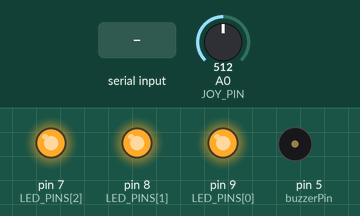
This sketch was run on a simulated Arduino Uno, built with avr-gcc and run on an emulated ATmega328P. Shown: output pins drawn as LEDs (lit = HIGH), buzzer (waves = sounding). The inputs (shaded band) are chosen by the test bench; at power-on: A0 (JOY_PIN) = 512.

Above: at 1.2 s.
1.3 s: "life\n" received over Serial
At 2.8 s:
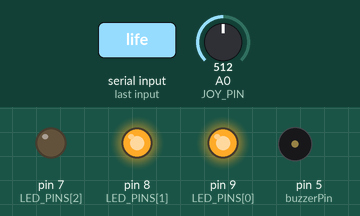
3.1 s: "life\n" received over Serial
At 4.4 s:
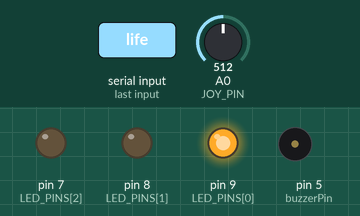
6.8 s: A0 (JOY_PIN) set to 497
8.3 s: "life\n" received over Serial
At 9.6 s:
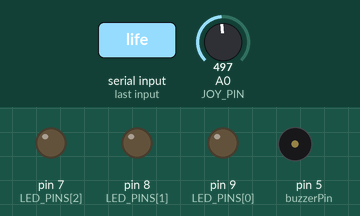
Timing chart, 0 to 11.1 s (numbered marks = the images above; inputs shaded):
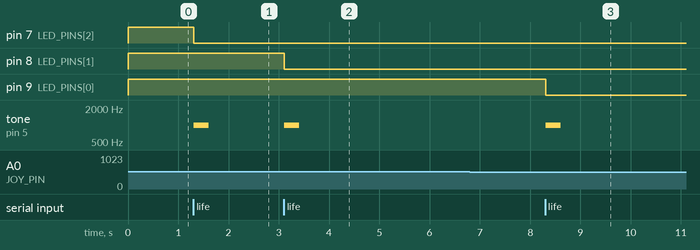

The sketch:

sketch_may2c.ino
```cpp
#include <Arduino.h>

const int JOY_PIN = A0;
const int BUTTON_PIN = 3;
const int LED_PINS[3] = {9, 8, 7};
const int buzzerPin = 5;
const int NUM_READINGS = 3;

int readings[NUM_READINGS];
int readIndex = 0;
int total = 0;
int average = 0;
int zeroed = 0;

bool zeroing = false;
bool ready = false;
int lives = 3;

void setup() {

  Serial.begin(9600);

  pinMode(BUTTON_PIN, INPUT_PULLUP);
  pinMode(buzzerPin, OUTPUT);

  for (int i = 0; i < 3; i++) {

    pinMode(LED_PINS[i], OUTPUT);
    digitalWrite(LED_PINS[i], HIGH);

  }

  for (int i = 0; i < NUM_READINGS; i++) {

    readings[i] = 0;
  }

}

void loop() {

  int v = analogRead(JOY_PIN);
  total -= readings[readIndex];
  readings[readIndex] = v;
  total += v;
  readIndex = (readIndex + 1) % NUM_READINGS;
  average = round((float)total / NUM_READINGS);

  if (Serial.available()) {

    String msg = Serial.readStringUntil('\n');

    if (msg == "zero") {
      zeroing = true;
    }
    else if (msg == "life" && lives > 0) {

      lives--;
      digitalWrite(LED_PINS[lives], LOW);
      tone(buzzerPin, 1000, 300);
    }

    else if (msg == "reset") {

      lives = 3;
      for (int i = 0; i < 3; i++) {
        digitalWrite(LED_PINS[i], HIGH);
      }
    }
  }


  if (zeroing) {

    zeroed = average;
    zeroing = false;
    ready = true;
  }

  if (ready) {

    int sw = !digitalRead(BUTTON_PIN);
    Serial.print(average - zeroed);
    Serial.print(",0,");
    Serial.println(sw);
  }

  delay(10);
}
```

Measured:
- after the input at 1.3 s, pin 7 (LED_PINS[2]): HIGH → LOW at once; tone on pin 5 (buzzerPin): silent → 1000 Hz at once, → silent 0.30 s later
- after the input at 3.1 s, pin 8 (LED_PINS[1]): HIGH → LOW at once; tone on pin 5 (buzzerPin): silent → 1000 Hz at once, → silent 0.30 s later
- after the input at 6.8 s, every drawn part: stays the same
- after the input at 8.3 s, pin 9 (LED_PINS[0]): HIGH → LOW at once; tone on pin 5 (buzzerPin): silent → 1000 Hz at once, → silent 0.30 s later
